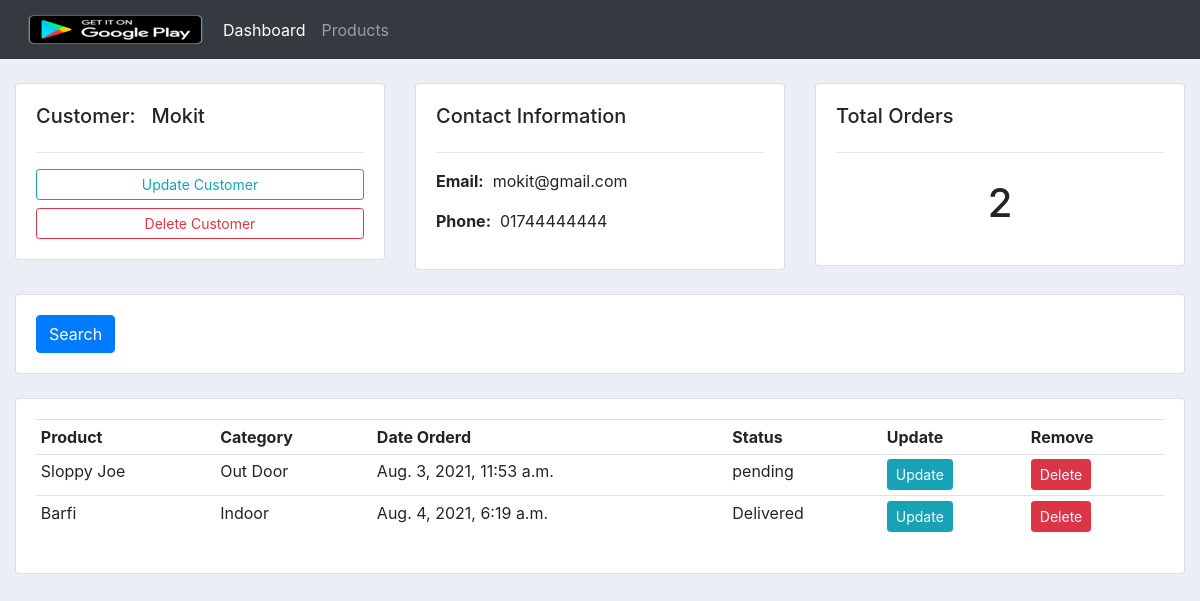
/customer/3/, run on an earlier commit of the app's database.
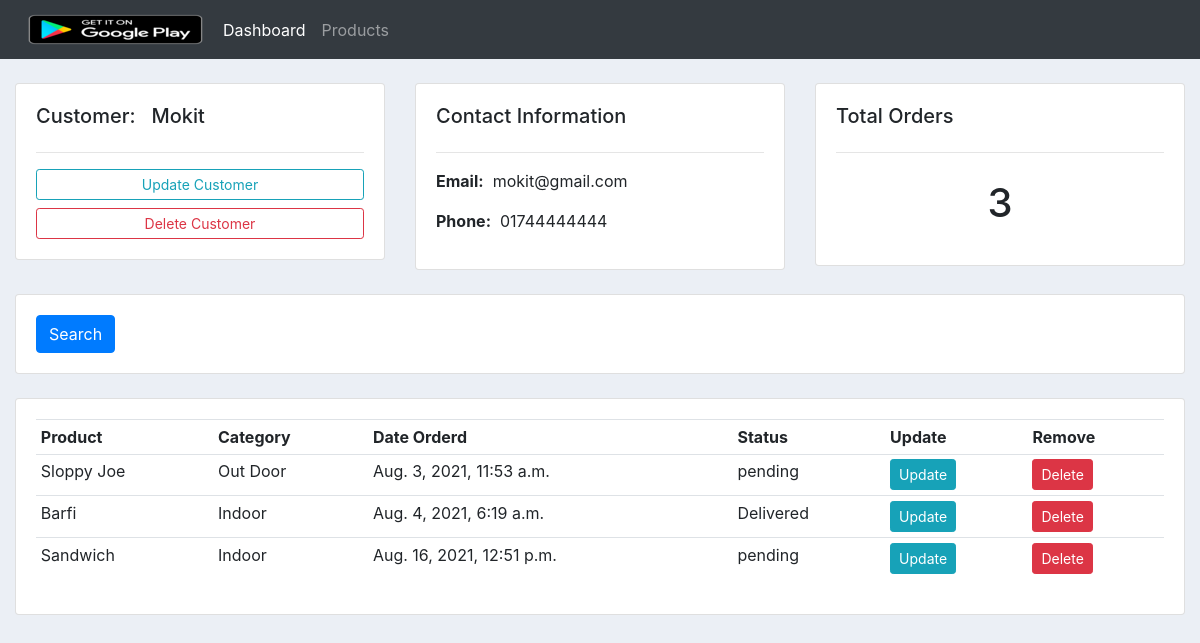
And on a later commit of the database.
### accounts/models.py (models this page shows, shortened)
class Customer(models.Model):
    name = models.CharField(max_length=200, null=True)
    phone = models.CharField(max_length=50, null=True)
    email = models.CharField(max_length=200, null=True)
    date_created = models.DateTimeField(auto_now_add=True, null=True)

class Orders(models.Model):
    STATUS = (
        ('pending', 'pending'),
        ('Out For Delivery', 'Out For Delivery'),
        ('Delivered', 'Delivered')
    )
    customer = models.ForeignKey(Customer, null=True, on_delete=models.SET_NULL)
    product = models.ForeignKey(Product, null=True, on_delete=models.SET_NULL)
    date_created = models.DateTimeField(auto_now_add=True, null=True)
    status = models.CharField(max_length=200, null=True, choices=STATUS)

class Product(models.Model):
    CATEGORY = (
        ('Indoor', 'Indoor'),
        ('Out Door', 'Out Door')
    )
    tag = models.ManyToManyField(Tag)
    name = models.CharField(max_length=200, null=True)
    price = models.FloatField(max_length=200, null=True)
    category = models.CharField(max_length=200, null=True, choices=CATEGORY)
    description = models.TextField(max_length=1000, null=True)
    date_created = models.DateTimeField(auto_now_add=True, null=True)
    def __str__(self):
        return self.name

### accounts/views.py (the view)
# urls.py: path('customer/<pk_test>/', views.customer, name ='customer'),
def customer(request, pk_test):
    customer = Customer.objects.get(id=pk_test)
    orders = customer.orders_set.all()
    order_count = orders.count()
    context = {'customer' : customer, 'orders' : orders, 'order_count' : order_count}
    return render(request, 'accounts/customer.html', context)

### accounts/templates/accounts/customer.html
{% extends 'accounts/main.html' %}
{% block content %}
        <br>
    <div class="row">
        <div class="col-md">
            <div class="card card-body">
                <h5>Customer: &nbsp {{ customer.name }}</h5>
                <hr>
                <a class="btn btn-outline-info  btn-sm btn-block" href="">Update Customer</a>
                <a class="btn btn-outline-danger  btn-sm btn-block" href="">Delete Customer</a>
            </div>
        </div>
        <div class="col-md">
            <div class="card card-body">
                <h5>Contact Information</h5>
                <hr>
                <p><b>Email:</b>&nbsp {{ customer.email }}</p>
                <p><b>Phone:</b>&nbsp {{ customer.phone }}</p>
            </div>
        </div>
        <div class="col-md">
            <div class="card card-body">
                <h5>Total Orders</h5>
                <hr>
                <h1 style="text-align: center;padding: 10px">{{ order_count }}</h1>
            </div>
        </div>
    </div>
    <br>
    <div class="row">
        <div class="col">
            <div class="card card-body">
                <form method="get">
                <button class="btn btn-primary" type="submit">Search</button>
              </form>
            </div>
        </div>
    </div>
    <br>
    <div class="row">
        <div class="col-md">
            <div class="card card-body">
                <table class="table table-sm">
                    <tr>
                        <th>Product</th>
                        <th>Category</th>
                        <th>Date Orderd</th>
                        <th>Status</th>
                        <th>Update</th>
                        <th>Remove</th>
                    </tr>
                    {% for order in orders %}
                        <tr>
                        <td>{{ order.product }}</td>
                        <td>{{ order.product.category }}</td>
                        <td>{{ order.date_created }}</td>
                        <td>{{ order.status }}</td>
                        <td><a href="" class="btn btn-sm btn-info">Update</a></td>
                        <td><a href="" class="btn btn-sm btn-danger">Delete</a></td>
                        </tr>
                    {% endfor %}
                </table>
            </div>
        </div>
    </div>
{% endblock %}

### accounts/templates/accounts/main.html (shortened to what this page needs)
{% load static %}
<!doctype html>
<html lang="en">
<head>
    <link rel="stylesheet" href="https://pro.fontawesome.com/releases/v5.10.0/css/all.css"/>
    <link rel="stylesheet" href="https://maxcdn.bootstrapcdn.com/bootstrap/4.0.0/css/bootstrap.min.css">
    <link rel="stylesheet" href="{% static '/css/main.css' %}">
</head>
<body>
	{%  include 'accounts/navbar.html' %}
	<div class="container-fluid">
	{% block content %}
	{% endblock %}
    </div>
</body>
</html>

### accounts/templates/accounts/navbar.html (shortened to what this page needs)
{% load static %}
<nav class="navbar navbar-expand-lg navbar-dark bg-dark">
    <a href="{% url 'dashboard' %}"><img src="{% static 'images/logo.png' %}"></a>
  <div class="collapse navbar-collapse" id="navbarNav">
    <ul class="navbar-nav">
      <li class="nav-item active">
        <a class="nav-link" href="{% url 'dashboard' %}">Dashboard</a>
      </li>
      <li class="nav-item">
        <a class="nav-link" href="{% url 'products' %}">Products</a>
      </li>
    </ul>
  </div>
</nav>

### static/css/main.css (style rules this page uses)
body { background-color: #ebeff5; }

What changed in the data, as far as the page shows it:
added Orders: product "Sandwich", product.category "Indoor", date_created "Aug. 16, 2021, 12:51 p.m.", status "pending"
Also different on the page:
{{ order_count }}: "2" → "3"
